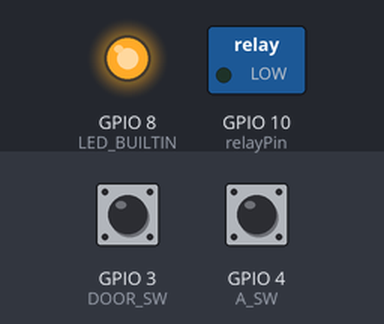
This sketch was run on a simulated ESP32-C3. Parts: switched loads named in the sketch (green lamp = pin HIGH), output pins drawn as LEDs (lit = HIGH). Dashed ring = blinking. The test bench sets the inputs (shaded band); at power-on: GPIO 4 (A_SW) HIGH, GPIO 3 (DOOR_SW) HIGH. WiFi joins after 1.5 s; servers stay silent unless stated; uploads are accepted with an empty reply; the local clock reads 2024-03-15 10:24:30 at power-on unless the sketch sets it; what the sketch prints to the serial monitor is not drawn.

Above: at 8.9 s.
9.0 s: GPIO 4 (A_SW) pulled LOW for 0.15 s
At 9.4 s:
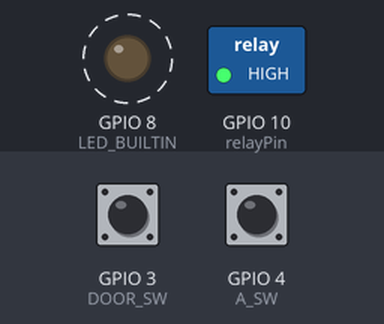
Timing chart, 0 to 14.1 s (numbered marks = the images above; inputs shaded):
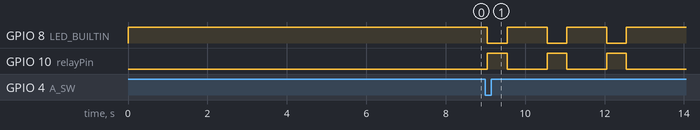

Measured:
- after the input at 9.0 s, GPIO 8 (LED_BUILTIN): alternates HIGH for 1.0 s and LOW for 0.50 s, 6 changes in all, then stays HIGH, starting after 0.05 s; GPIO 10 (relayPin): alternates HIGH for 0.50 s and LOW for 1.0 s, 6 changes in all, then stays LOW, starting after 0.05 s

The sketch:

NEW_SIGN_PET.ino
```cpp
#include <WiFi.h>              //Wi-Fi
#include <WiFiClientSecure.h>  //Wi-Fi
#include <ArduinoJson.h>

#define A_SW 4            //C3 ドアホンA接点
#define DOOR_SW 3         //C3 ドアオープン検出マイクロスイッチ
#define relayPin 10       //C3 ATQ209
#define LED_BUILTIN 8     //C3 内蔵LED

//#define A_SW 25             //ドアホンA接点
//#define DOOR_SW 35          //ドアオープン検出マイクロスイッチ
//#define relayPin 26         //ATQ209
//#define LED_BUILTIN 2       //内蔵LED

#define JST 3600 * 9
#define PUSH_SHORT 50     // チャタリング防止用時間(ms). 50〜100 を推奨
#define RESTART_INTERVAL (24UL * 60UL * 60UL * 1000UL)  // 24時間

// 動作時間定数
#define RELAY_ON_TIME_CALL   500   // 呼出時ON時間
#define RELAY_OFF_TIME_CALL 1000   // 呼出時OFF時間
#define RELAY_REPEAT_CALL      3   // 呼出繰り返し回数
#define RELAY_ON_TIME_DOOR  1500   // ドア開時ON時間
#define BLOCK_TIME          3000   // 動作後ブロック時間

// --- Slack Webhook 設定 ---
const char* slackHost = "hooks.slack.com";
const char* slackPath = "/services/T5AKCRBM4/B09A9V0UHBL/kVXG92xfO8kXJCslkxcqs1Lf";

// WiFi設定
const char* ssid = "mochan-s2";
const char* password = "minakawa";
String hostname = "INTPHONE";
//IPAddress ip(192, 168, 11, 240);     //ESP32のIPアドレスを固定する場合のアドレス
//IPAddress subnet(255, 255, 255, 0);  //ESP32のIPアドレス固定する場合のサブネット
//IPAddress gateway(192, 168, 11, 1);  //ルーターのゲートウェイを入れる
//IPAddress DNS(192, 168, 11, 1);
bool done = true;

RTC_DATA_ATTR int bootCount = 0;
unsigned long lastRestart = 0;

//----------------------------------
// デバウンス用構造体（ピンごとに保持）
//----------------------------------
struct Debounce {
  uint8_t pin;
  int lastStable;           // 最後に確定した安定状態 (HIGH/LOW)
  unsigned long lastChange; // millis() を記録
  bool reported;            // その LOW 確定を報告済みか (立下がりを一度だけ返すため)
};

Debounce dbA = { A_SW, HIGH, 0UL, false };
Debounce dbDoor = { DOOR_SW, HIGH, 0UL, false };

//----------------------------------
// リレー制御関数
//----------------------------------

// リレーをON/OFFする基本動作
void relayOn(int onTime) {
  digitalWrite(relayPin, HIGH);
  digitalWrite(LED_BUILTIN, LOW);//C3
  //digitalWrite(LED_BUILTIN, HIGH);
  Serial.println("リレーON");
  delay(onTime);
  digitalWrite(relayPin, LOW);
  digitalWrite(LED_BUILTIN, HIGH);//C3
  //digitalWrite(LED_BUILTIN, LOW);
  Serial.println("リレーOFF");
}

// ドアホン用（3回繰り返し）
void interphoneCall() {
  Serial.println("ドアホン呼出検知");
  for (int i = 0; i < RELAY_REPEAT_CALL; i++) {
    relayOn(RELAY_ON_TIME_CALL);
    delay(RELAY_OFF_TIME_CALL);
  }
  delay(BLOCK_TIME);
}

// ドアオープン用（1回だけ）
void doorOpen() {
  Serial.println("ドアオープン検知");
  relayOn(RELAY_ON_TIME_DOOR);
  delay(BLOCK_TIME);
}

//----------------------------------
// デバウンス検出関数（立下がりを1回だけtrueで返す）
// 使い方: if (debounceFalling(&dbA)) { ... }
//----------------------------------
bool debounceFalling(Debounce *db) {
  int reading = digitalRead(db->pin);

  if (reading != db->lastStable) {
    // 状態が変化した（暫定） -> タイマーをリセット
    db->lastChange = millis();
    db->lastStable = reading; // update the last observed level for timing
    db->reported = false;     // 未報告に戻す
    return false;
  } else {
    // 状態が変わらない -> 経過時間が閾値を超えたら確定
    if ((millis() - db->lastChange) > PUSH_SHORT) {
      // LOWが確定していて、まだ報告していなければ立下がりを返す
      if (reading == LOW && db->reported == false) {
        db->reported = true;  // 1回だけ報告する
        return true;
      }
    }
  }
  return false;
}

//----------------------------------
void setup() {
  Serial.begin(115200);
  lastRestart = millis();

  pinMode(A_SW, INPUT_PULLUP);    //ドアホンA接点短絡でON
  pinMode(DOOR_SW, INPUT_PULLUP); //ドアオープン短絡でON
  pinMode(relayPin, OUTPUT);      //リレー出力
  pinMode(LED_BUILTIN, OUTPUT);   //LED

  digitalWrite(relayPin, LOW);    //リレー初期状態OFF
  digitalWrite(LED_BUILTIN, HIGH);//LED初期状態OFF（C3SuperMiniは極性反転）
  //digitalWrite(LED_BUILTIN, LOW);//LED初期状態OFF

  // WiFi接続
WiFi.disconnect(true, true);
WiFi.mode(WIFI_STA);
WiFi.begin(ssid, password);

while (done) {
  Serial.print("Wi-Fi connecting");
  unsigned long start = millis();

  // 15秒待って接続確認
  while (WiFi.status() != WL_CONNECTED && millis() - start < 15000) {
    delay(500);
    Serial.print(".");
  }

  if (WiFi.status() == WL_CONNECTED) {
    done = false;
    Serial.println(" Connected!");
  } else {
    Serial.println(" Retry...");

    // C3向け安全処理
    WiFi.disconnect(true, true);
    delay(5000);              // 完全に切断されるまで待つ
    WiFi.begin(ssid, password);
    delay(15000);             // 接続試行に十分時間を与える
  }
}


  Serial.println("Wi-Fi connected.");
  Serial.println("IP address: ");
  Serial.println(WiFi.localIP());

  configTime(JST, 0, "pool.ntp.org", "jp.pool.ntp.org");

  delay(5000);
  sendSlackMessage("🤖 起動OK!");
  Serial.println("起動OK!");
}

// Slack にメッセージを送信する関数
void sendSlackMessage(const char* message) {
  WiFiClientSecure client;
  client.setInsecure(); // 簡易的に証明書検証を無効化

  if (!client.connect(slackHost, 443)) {
    Serial.println("Slack connection failed");
    return;
  }

  String payload = String("{\"text\":\"") + message + "\"}";

  String request = String("POST ") + slackPath + " HTTP/1.1\r\n" +
                   "Host: " + slackHost + "\r\n" +
                   "Content-Type: application/json\r\n" +
                   "Content-Length: " + payload.length() + "\r\n\r\n" +
                   payload;

  client.print(request);

  // レスポンスを読み出して確認
  while (client.connected()) {
    String line = client.readStringUntil('\n');
    if (line == "\r") break; // ヘッダ終了
    Serial.println(line);    // デバッグ出力
  }
  String response = client.readString();
  Serial.println("Response: " + response);
}

//----------------------------------
void loop() {

  ///////////////////////
  time_t t;
  struct tm* tm;
  static const char* wd[7] = { "Sun", "Mon", "Tue", "Wed", "Thr", "Fri", "Sat" };
  t = time(NULL);
  tm = localtime(&t);

  char timeStr[16];
  sprintf(timeStr,"%02d:%02d:%02d",tm->tm_hour, tm->tm_min, tm->tm_sec);

  /*
  Serial.printf("%04d/%02d/%02d(%s) %02d:%02d:%02d\n",
                tm->tm_year + 1900, tm->tm_mon + 1, tm->tm_mday,
                wd[tm->tm_wday],
                tm->tm_hour, tm->tm_min, tm->tm_sec);
  */

  // 毎日06:05にRestart(ハングアップ対策)
  if ((tm->tm_hour == 06) && (tm->tm_min == 05) && (tm->tm_sec == 00)) {
    ESP.restart();
  }

//  // ハングアップ対策で24時間ごとに再起動
//  if (millis() - lastRestart >= RESTART_INTERVAL) {
//    ESP.restart();
//  }

  // ドアホン呼出 (立下がり検出)
  if (debounceFalling(&dbA)) {
    interphoneCall();
    sendSlackMessage(String("🚪 おや?誰か来たようだ! (" + String(timeStr) + ")").c_str());
  }

  // ドアオープン (立下がり検出)
  if (debounceFalling(&dbDoor)) {
    doorOpen();
    sendSlackMessage(String("🔑 ドアが開きました! (" + String(timeStr) + ")").c_str());
  }
}
```
